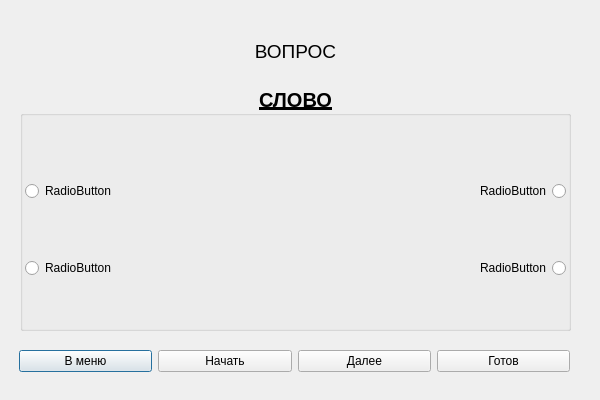
<?xml version="1.0" encoding="UTF-8"?>
<ui version="4.0">
 <class>Random</class>
 <widget class="QDialog" name="Random">
  <property name="geometry">
   <rect>
    <x>0</x>
    <y>0</y>
    <width>600</width>
    <height>400</height>
   </rect>
  </property>
  <property name="windowTitle">
   <string>Тест по Существительным</string>
  </property>
  <widget class="QGroupBox" name="groupBox">
   <property name="geometry">
    <rect>
     <x>20</x>
     <y>110</y>
     <width>551</width>
     <height>221</height>
    </rect>
   </property>
   <property name="title">
    <string/>
   </property>
   <property name="checkable">
    <bool>false</bool>
   </property>
   <widget class="QWidget" name="">
    <property name="geometry">
     <rect>
      <x>0</x>
      <y>20</y>
      <width>551</width>
      <height>201</height>
     </rect>
    </property>
    <layout class="QHBoxLayout" name="horizontalLayout">
     <item>
      <layout class="QVBoxLayout" name="verticalLayout">
       <property name="leftMargin">
        <number>5</number>
       </property>
       <item>
        <widget class="QRadioButton" name="word_1">
         <property name="text">
          <string>RadioButton</string>
         </property>
        </widget>
       </item>
       <item>
        <widget class="QRadioButton" name="word_2">
         <property name="text">
          <string>RadioButton</string>
         </property>
        </widget>
       </item>
      </layout>
     </item>
     <item>
      <layout class="QVBoxLayout" name="verticalLayout_2">
       <property name="leftMargin">
        <number>160</number>
       </property>
       <property name="rightMargin">
        <number>5</number>
       </property>
       <item>
        <widget class="QRadioButton" name="word_3">
         <property name="layoutDirection">
          <enum>Qt::RightToLeft</enum>
         </property>
         <property name="text">
          <string>RadioButton</string>
         </property>
        </widget>
       </item>
       <item>
        <widget class="QRadioButton" name="word_4">
         <property name="layoutDirection">
          <enum>Qt::RightToLeft</enum>
         </property>
         <property name="text">
          <string>RadioButton</string>
         </property>
        </widget>
       </item>
      </layout>
     </item>
    </layout>
   </widget>
  </widget>
  <widget class="QWidget" name="">
   <property name="geometry">
    <rect>
     <x>20</x>
     <y>30</y>
     <width>551</width>
     <height>91</height>
    </rect>
   </property>
   <layout class="QVBoxLayout" name="verticalLayout_3">
    <item>
     <widget class="QLabel" name="text_question">
      <property name="font">
       <font>
        <pointsize>14</pointsize>
        <italic>false</italic>
       </font>
      </property>
      <property name="text">
       <string>ВОПРОС</string>
      </property>
      <property name="alignment">
       <set>Qt::AlignCenter</set>
      </property>
     </widget>
    </item>
    <item>
     <widget class="QLabel" name="text_word">
      <property name="font">
       <font>
        <pointsize>15</pointsize>
        <weight>75</weight>
        <bold>true</bold>
        <underline>true</underline>
       </font>
      </property>
      <property name="text">
       <string>СЛОВО</string>
      </property>
      <property name="alignment">
       <set>Qt::AlignCenter</set>
      </property>
     </widget>
    </item>
   </layout>
  </widget>
  <widget class="QWidget" name="">
   <property name="geometry">
    <rect>
     <x>19</x>
     <y>336</y>
     <width>551</width>
     <height>51</height>
    </rect>
   </property>
   <layout class="QHBoxLayout" name="horizontalLayout_2">
    <item>
     <widget class="QPushButton" name="back_to_menu_Button">
      <property name="text">
       <string>В меню</string>
      </property>
     </widget>
    </item>
    <item>
     <widget class="QPushButton" name="start_Button">
      <property name="text">
       <string>Начать</string>
      </property>
     </widget>
    </item>
    <item>
     <widget class="QPushButton" name="next_Button">
      <property name="text">
       <string>Далее</string>
      </property>
     </widget>
    </item>
    <item>
     <widget class="QPushButton" name="done_Button">
      <property name="text">
       <string>Готов</string>
      </property>
     </widget>
    </item>
   </layout>
  </widget>
 </widget>
 <resources/>
 <connections/>
</ui>
